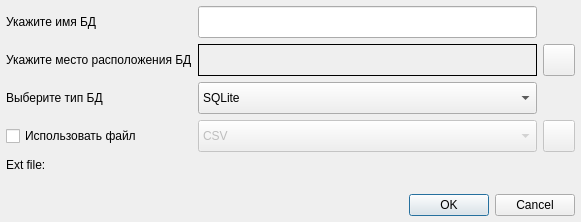
<?xml version="1.0" encoding="UTF-8"?>
<ui version="4.0">
 <class>DCreateDB</class>
 <widget class="QDialog" name="DCreateDB">
  <property name="geometry">
   <rect>
    <x>0</x>
    <y>0</y>
    <width>581</width>
    <height>222</height>
   </rect>
  </property>
  <property name="windowTitle">
   <string>Создать Базу Данный</string>
  </property>
  <layout class="QVBoxLayout" name="verticalLayout">
   <property name="leftMargin">
    <number>6</number>
   </property>
   <property name="topMargin">
    <number>6</number>
   </property>
   <property name="rightMargin">
    <number>6</number>
   </property>
   <property name="bottomMargin">
    <number>6</number>
   </property>
   <item>
    <layout class="QGridLayout" name="gridLayout">
     <item row="1" column="0">
      <widget class="QLabel" name="label_2">
       <property name="minimumSize">
        <size>
         <width>0</width>
         <height>32</height>
        </size>
       </property>
       <property name="maximumSize">
        <size>
         <width>16777215</width>
         <height>32</height>
        </size>
       </property>
       <property name="text">
        <string>Укажите место расположения БД</string>
       </property>
      </widget>
     </item>
     <item row="1" column="2">
      <widget class="QPushButton" name="SetDirectory_pb">
       <property name="minimumSize">
        <size>
         <width>32</width>
         <height>32</height>
        </size>
       </property>
       <property name="maximumSize">
        <size>
         <width>32</width>
         <height>32</height>
        </size>
       </property>
       <property name="text">
        <string/>
       </property>
       <property name="icon">
        <iconset resource="../res/Icons.qrc">
         <normaloff>:/Open.png</normaloff>:/Open.png</iconset>
       </property>
       <property name="iconSize">
        <size>
         <width>24</width>
         <height>24</height>
        </size>
       </property>
      </widget>
     </item>
     <item row="0" column="1">
      <widget class="QLineEdit" name="DBName_le">
       <property name="minimumSize">
        <size>
         <width>0</width>
         <height>32</height>
        </size>
       </property>
       <property name="maximumSize">
        <size>
         <width>16777215</width>
         <height>32</height>
        </size>
       </property>
      </widget>
     </item>
     <item row="1" column="1">
      <widget class="QLabel" name="DBPath_lb">
       <property name="minimumSize">
        <size>
         <width>0</width>
         <height>32</height>
        </size>
       </property>
       <property name="maximumSize">
        <size>
         <width>16777215</width>
         <height>32</height>
        </size>
       </property>
       <property name="frameShape">
        <enum>QFrame::Box</enum>
       </property>
       <property name="text">
        <string/>
       </property>
      </widget>
     </item>
     <item row="0" column="0">
      <widget class="QLabel" name="label">
       <property name="minimumSize">
        <size>
         <width>0</width>
         <height>32</height>
        </size>
       </property>
       <property name="maximumSize">
        <size>
         <width>16777215</width>
         <height>32</height>
        </size>
       </property>
       <property name="text">
        <string>Укажите имя БД</string>
       </property>
      </widget>
     </item>
     <item row="2" column="1">
      <widget class="QComboBox" name="DBType_cb">
       <property name="minimumSize">
        <size>
         <width>0</width>
         <height>32</height>
        </size>
       </property>
       <property name="maximumSize">
        <size>
         <width>16777215</width>
         <height>32</height>
        </size>
       </property>
       <item>
        <property name="text">
         <string>SQLite</string>
        </property>
       </item>
      </widget>
     </item>
     <item row="2" column="0">
      <widget class="QLabel" name="label_4">
       <property name="minimumSize">
        <size>
         <width>0</width>
         <height>32</height>
        </size>
       </property>
       <property name="maximumSize">
        <size>
         <width>16777215</width>
         <height>32</height>
        </size>
       </property>
       <property name="text">
        <string>Выберите тип БД</string>
       </property>
      </widget>
     </item>
     <item row="3" column="0">
      <widget class="QCheckBox" name="SetExFile_cb">
       <property name="text">
        <string>Использовать файл</string>
       </property>
      </widget>
     </item>
     <item row="3" column="1">
      <widget class="QComboBox" name="InsertFile_cb">
       <property name="enabled">
        <bool>false</bool>
       </property>
       <property name="minimumSize">
        <size>
         <width>0</width>
         <height>32</height>
        </size>
       </property>
       <item>
        <property name="text">
         <string>CSV</string>
        </property>
       </item>
      </widget>
     </item>
     <item row="3" column="2">
      <widget class="QPushButton" name="SetExtFile_pb">
       <property name="enabled">
        <bool>false</bool>
       </property>
       <property name="minimumSize">
        <size>
         <width>32</width>
         <height>32</height>
        </size>
       </property>
       <property name="maximumSize">
        <size>
         <width>32</width>
         <height>32</height>
        </size>
       </property>
       <property name="text">
        <string/>
       </property>
       <property name="icon">
        <iconset resource="../res/Icons.qrc">
         <normaloff>:/Open.png</normaloff>:/Open.png</iconset>
       </property>
       <property name="iconSize">
        <size>
         <width>24</width>
         <height>24</height>
        </size>
       </property>
      </widget>
     </item>
    </layout>
   </item>
   <item>
    <layout class="QHBoxLayout" name="horizontalLayout_2">
     <property name="topMargin">
      <number>0</number>
     </property>
     <item>
      <widget class="QLabel" name="label_3">
       <property name="minimumSize">
        <size>
         <width>0</width>
         <height>0</height>
        </size>
       </property>
       <property name="maximumSize">
        <size>
         <width>64</width>
         <height>16777215</height>
        </size>
       </property>
       <property name="text">
        <string>Ext file:</string>
       </property>
      </widget>
     </item>
     <item>
      <widget class="QLabel" name="ExtFileName_lb">
       <property name="text">
        <string/>
       </property>
      </widget>
     </item>
    </layout>
   </item>
   <item>
    <spacer name="verticalSpacer">
     <property name="orientation">
      <enum>Qt::Vertical</enum>
     </property>
     <property name="sizeHint" stdset="0">
      <size>
       <width>20</width>
       <height>40</height>
      </size>
     </property>
    </spacer>
   </item>
   <item>
    <widget class="QDialogButtonBox" name="ButtonBox_bb">
     <property name="enabled">
      <bool>true</bool>
     </property>
     <property name="orientation">
      <enum>Qt::Horizontal</enum>
     </property>
     <property name="standardButtons">
      <set>QDialogButtonBox::Cancel|QDialogButtonBox::Ok</set>
     </property>
    </widget>
   </item>
  </layout>
 </widget>
 <resources>
  <include location="../res/Icons.qrc"/>
 </resources>
 <connections>
  <connection>
   <sender>ButtonBox_bb</sender>
   <signal>accepted()</signal>
   <receiver>DCreateDB</receiver>
   <slot>accept()</slot>
   <hints>
    <hint type="sourcelabel">
     <x>248</x>
     <y>254</y>
    </hint>
    <hint type="destinationlabel">
     <x>157</x>
     <y>274</y>
    </hint>
   </hints>
  </connection>
  <connection>
   <sender>ButtonBox_bb</sender>
   <signal>rejected()</signal>
   <receiver>DCreateDB</receiver>
   <slot>reject()</slot>
   <hints>
    <hint type="sourcelabel">
     <x>316</x>
     <y>260</y>
    </hint>
    <hint type="destinationlabel">
     <x>286</x>
     <y>274</y>
    </hint>
   </hints>
  </connection>
  <connection>
   <sender>SetExFile_cb</sender>
   <signal>toggled(bool)</signal>
   <receiver>InsertFile_cb</receiver>
   <slot>setEnabled(bool)</slot>
   <hints>
    <hint type="sourcelabel">
     <x>125</x>
     <y>136</y>
    </hint>
    <hint type="destinationlabel">
     <x>392</x>
     <y>136</y>
    </hint>
   </hints>
  </connection>
  <connection>
   <sender>SetExFile_cb</sender>
   <signal>toggled(bool)</signal>
   <receiver>SetExtFile_pb</receiver>
   <slot>setEnabled(bool)</slot>
   <hints>
    <hint type="sourcelabel">
     <x>125</x>
     <y>136</y>
    </hint>
    <hint type="destinationlabel">
     <x>557</x>
     <y>136</y>
    </hint>
   </hints>
  </connection>
  <connection>
   <sender>SetExFile_cb</sender>
   <signal>toggled(bool)</signal>
   <receiver>label_3</receiver>
   <slot>setVisible(bool)</slot>
   <hints>
    <hint type="sourcelabel">
     <x>125</x>
     <y>136</y>
    </hint>
    <hint type="destinationlabel">
     <x>38</x>
     <y>169</y>
    </hint>
   </hints>
  </connection>
  <connection>
   <sender>SetExFile_cb</sender>
   <signal>toggled(bool)</signal>
   <receiver>ExtFileName_lb</receiver>
   <slot>setVisible(bool)</slot>
   <hints>
    <hint type="sourcelabel">
     <x>125</x>
     <y>136</y>
    </hint>
    <hint type="destinationlabel">
     <x>325</x>
     <y>169</y>
    </hint>
   </hints>
  </connection>
 </connections>
</ui>
